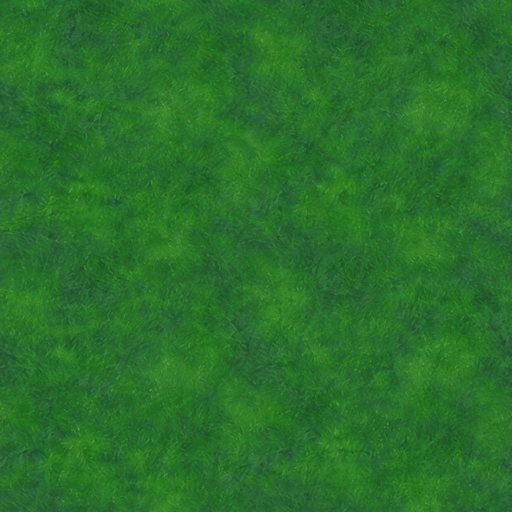
#> input picture assets/ground/grass.png, 512 x 512 px
$ python build_scene_mockup.py
#> lines starting #> are read from the running program, lines starting #| are printed output that depends on the picture
#!/usr/bin/env python3
"""Compõe um mockup PNG estático da cena vila+praia usando os PNGs de
verdade do projeto (mais os novos recortados do sheet Pack07 — barco,
doca, ponte, pedra-d'água, vitória-régia), nas proporções medidas em
BEACH_SCENE_ANALYSIS.md.

v2: sem terreno de caminho (não existe nesse jogo), e a borda grama/areia
agora segue uma curva orgânica (soma de senos) em vez de uma faixa reta.

Não mexe no jogo — é só um mockup pra revisão visual antes de aplicar
no main.js. Roda em resolução real do mundo (3200x2400, TILE_SIZE=120)
e reduz o resultado final pela metade pra ficar mais leve de visualizar.
"""
import math
import os
from PIL import Image

BASE = os.path.dirname(os.path.dirname(os.path.abspath(__file__)))
VILLAGE = os.path.join(BASE, 'assets', 'village')
GROUND = os.path.join(BASE, 'assets', 'ground')
PROPS = os.path.join(BASE, 'assets', 'props')
CHARACTERS = os.path.join(BASE, 'assets', 'characters')
WATER = os.path.join(BASE, 'assets', 'water')

WORLD_WIDTH = 3200
WORLD_HEIGHT = 2400
TILE_SIZE = 120

canvas = Image.new('RGBA', (WORLD_WIDTH, WORLD_HEIGHT), (0, 0, 0, 255))


# [7 lines left out: function wavy_boundary, not called in this run]


# --- 1. Terreno base: grama/areia/água com bordas onduladas orgânicas --
#        Em vez de tentar montar a curva com tiles de canto (o autotile
#        certo pra isso é o do editor in-game, feito pra ser ajustado à
#        mão), aqui a curva é uma MÁSCARA em nível de pixel — muito mais
#        confiável pra um mockup e visualmente mais "fluido" que ladrilho.
import numpy as np


def tile_fill(tile_img):
    w, h = tile_img.size
#> w = 512; h = 512
    layer = Image.new('RGBA', (WORLD_WIDTH, WORLD_HEIGHT))
#> layer: PIL image 3200x2400 RGBA; every value is 0
    for ty in range(0, WORLD_HEIGHT, h):
        for tx in range(0, WORLD_WIDTH, w):
            layer.paste(tile_img, (tx, ty))
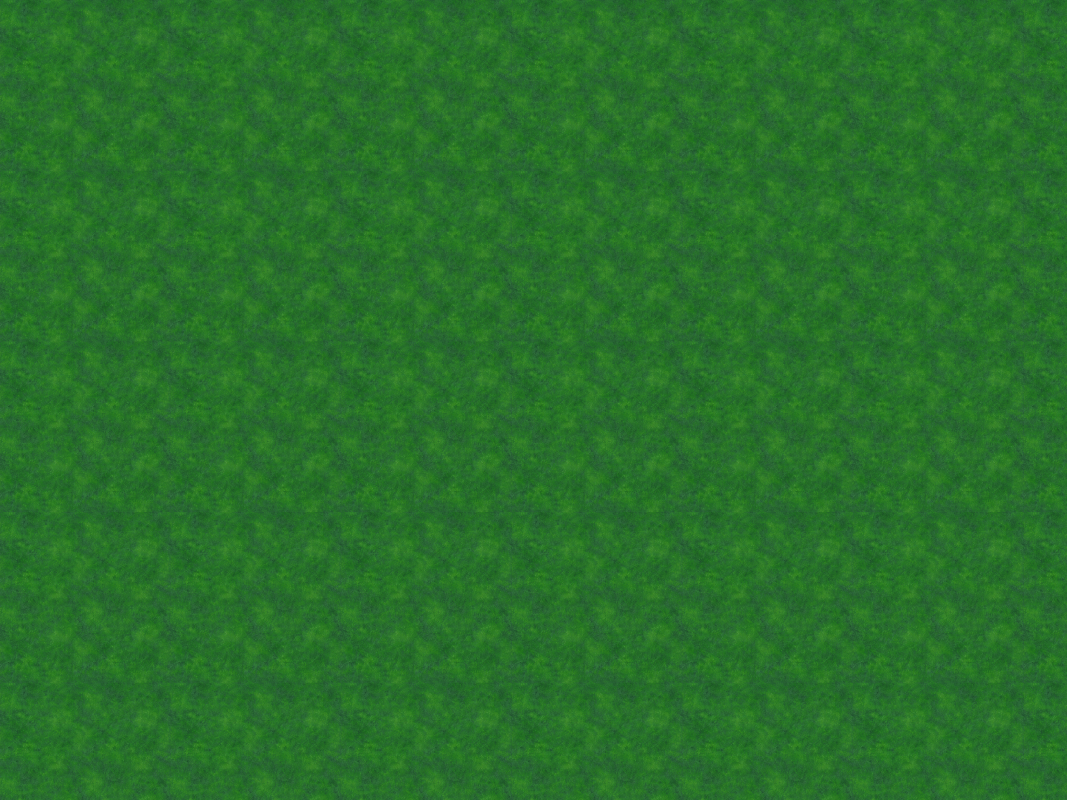
#> layer: PIL image 3200x2400 RGBA (shown at 1/3 size); mean R, G, B, A 40.7, 112.6, 42.8, 255
    return layer


def curve_mask(base_y, amplitude, waves, feather=10, round_px=0):
    """Máscara L: 255 acima da curva, 0 abaixo, com uma pena suave. Um
    blur leve (`round_px`) arredonda os picos da soma de senos, que
    sozinha fica com "bicos" — curva de praia de verdade é arredondada,
    não pontuda."""
#> called with base_y = 1596, amplitude = 110, feather = 16, round_px = 70
    xs = np.arange(WORLD_WIDTH)
    ys = np.full(WORLD_WIDTH, float(base_y))
    for wl, weight, phase in waves:
        ys += amplitude * weight * np.sin((xs / wl) * 2 * math.pi + phase)
    if round_px:
        kernel = np.ones(round_px) / round_px
        ys = np.convolve(ys, kernel, mode='same')
    row_idx = np.arange(WORLD_HEIGHT).reshape(-1, 1)
    dist = row_idx - ys.reshape(1, -1)  # >0 = abaixo da curva
    alpha = np.clip(255 * (0.5 - dist / (2 * feather)), 0, 255).astype('uint8')
    return Image.fromarray(alpha, mode='L')


grass_layer = tile_fill(Image.open(os.path.join(GROUND, 'grass.png')).convert('RGBA'))

GRASS_SAND_WAVES = [(1400, 1.0, 0.4), (600, 0.28, 2.1), (260, 0.1, 4.7)]
gs_mask = curve_mask(round(0.665 * WORLD_HEIGHT), 110, GRASS_SAND_WAVES, feather=16, round_px=70)
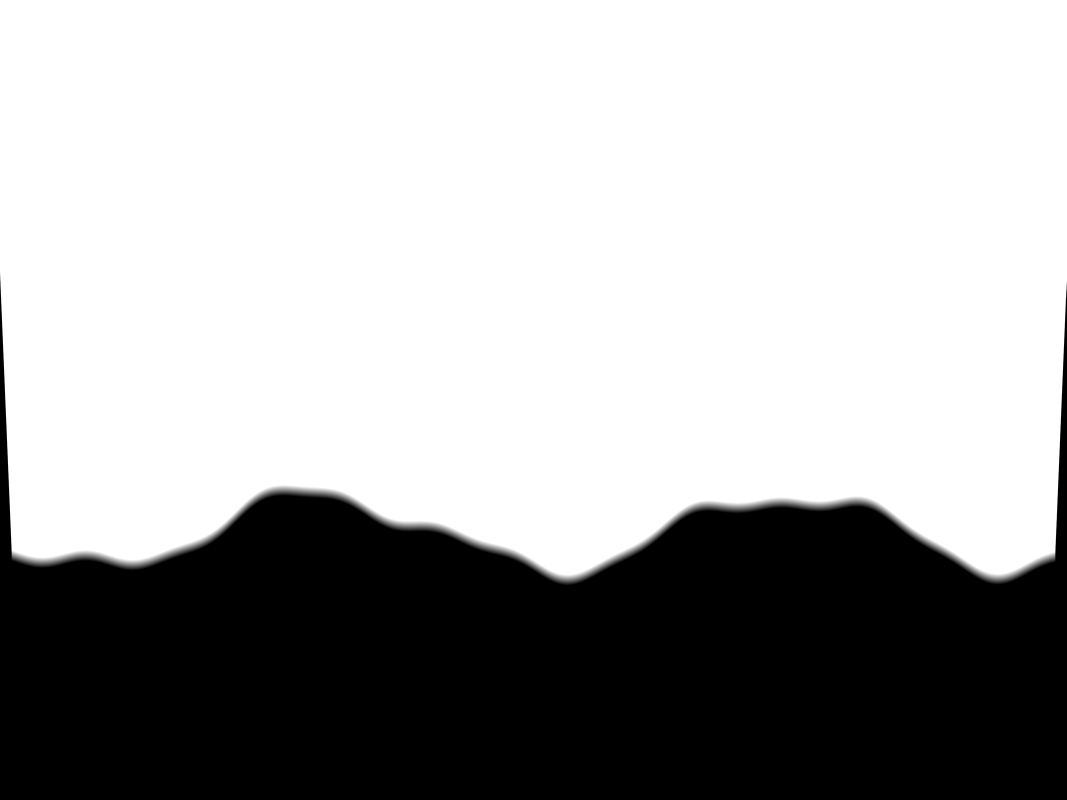
#> gs_mask: PIL image 3200x2400 L (shown at 1/3 size); min 0, max 255, mean 169.9

# Faixa areia->água: em vez da textura reta antiga, usa as 3 novas
# "master tiles" de transição de água (1254px, mesma convenção do kit
# grama/areia) que o Hugo adicionou — cada uma já traz sua própria curva
# de espuma orgânica, então só precisamos ladrilhá-las lado a lado
# (variando pra não repetir) por baixo da curva de grama.
RICH_BAND_TOP = round(0.583 * WORLD_HEIGHT)  # acima do ponto mais alto que a curva de grama alcança
RICH_TILE_W = 1000
RICH_MARGIN = 450  # folga vertical extra pra poder alinhar as costuras sem cortar a curva
rich_h = WORLD_HEIGHT - RICH_BAND_TOP + RICH_MARGIN
water_src_dir = '/Users/hugo/Downloads/One Piece/Terreno/Transição Agua'
rich_tiles = [
#> (the run stopped early here; a loop or call above may not have finished)
